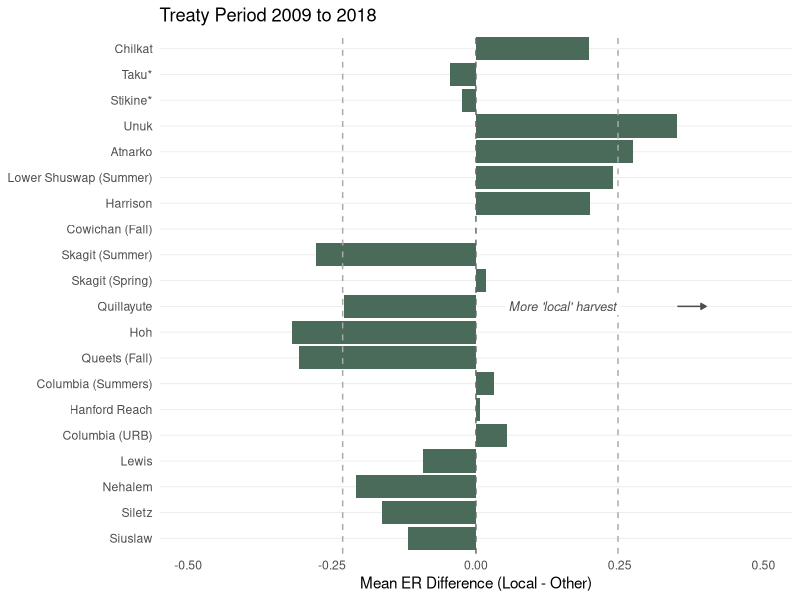
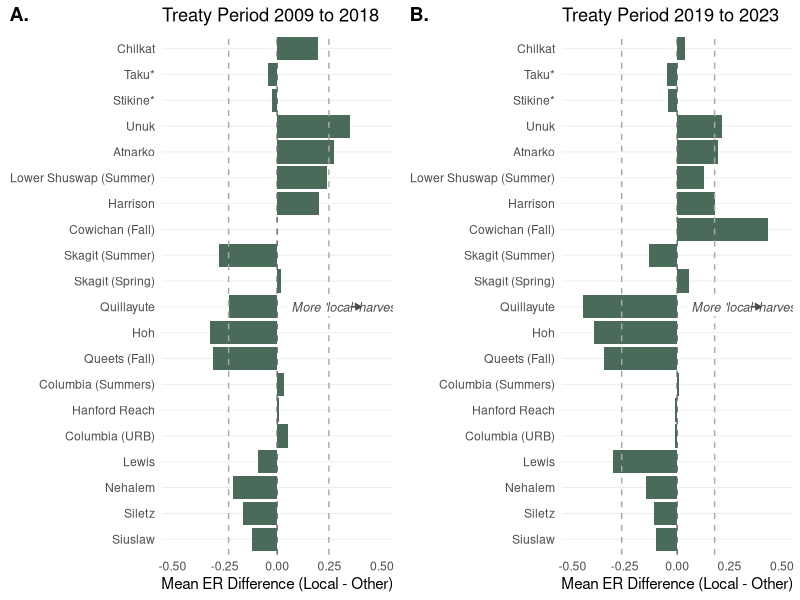

Write the R code that produced these figures, in order.
library(here)
library(tidyverse)
 
# PSC Chinook CWT indicator stocks: local ("home") vs away exploitation rate

# This script uses the PSC/CTC Appendix C calendar-year
# mortality distributions (adult-equivalent, AEQ) to compare, for each
# indicator stock and year, how much of its total exploitation rate (ER)
# was taken by fisheries in its "local" jurisdiction vs fisheries in non-local
# jurisdictions.  
 
data <- read_csv(here("data/PSC_CTC_Chinook_master_table_long.csv"))

unique(data[c("population", "region")])

# Home jurisdiction for each of the 20 indicator stocks ----------------
# Stikine, Taku rivers originate mostly in BC even though their
# mouths (and terminal fisheries) are in Southeast Alaska, so, their home
# jurisdiction is coded as British Columbia (flagged with * in plot labels because they are transboundary).
# Columbia River stocks are coded Washington due to the specific stocks included. 

home_lookup <- tribble(
  ~population,                      ~home_jurisdiction,     ~population_clean,
  "Chilkat River",                  "Alaska",               "Chilkat",
  "Unuk River",                     "Alaska",               "Unuk",
  "Stikine River",                  "British Columbia",     "Stikine*",
  "Taku River",                     "British Columbia",     "Taku*",
  "Atnarko River",                  "British Columbia",     "Atnarko",
  "Cowichan River Fall",            "British Columbia",     "Cowichan (Fall)",
  "Harrison River",                 "British Columbia",     "Harrison",
  "Lower Shuswap River Summer",     "British Columbia",     "Lower Shuswap (Summer)",
  "Hoh",                            "Washington",           "Hoh",
  "Queets Fall Fingerling",         "Washington",           "Queets (Fall)",
  "Quillayute",                     "Washington",           "Quillayute",
  "Skagit Spring Fingerling",       "Washington",           "Skagit (Spring)",
  "Skagit Summer Fingerling",       "Washington",           "Skagit (Summer)",
  "Columbia River Summers",         "Washington",           "Columbia (Summers)",
  "Columbia River Upriver Bright",  "Washington",           "Columbia (URB)",
  "Hanford Wild Brights",           "Washington",           "Hanford Reach",
  "Lewis River Wild",               "Washington",           "Lewis",
  "Nehalem",                        "Oregon",                "Nehalem",
  "Siletz",                         "Oregon",                "Siletz",
  "Siuslaw",                        "Oregon",                "Siuslaw"
)

stopifnot(setequal(home_lookup$population, unique(data$population)))

region_group_lookup <- tribble(
  ~home_jurisdiction,   ~region_group,
  "Alaska",             "AK",
  "British Columbia",   "BC",
  "Washington",         "WA",
  "Oregon",             "OR"
) %>% 
  mutate(region_group = factor(region_group, levels = c("AK", "BC", "WA", "OR")))

#   Fishery jurisdiction =============
# Map the fishery to jurisdiction that catches the fish. 

fishery_jurisdiction_lookup <- tribble(
  ~fishery,       ~fishery_jurisdiction,
  "seak_t",       "Alaska",
  "seak_n",       "Alaska",
  "seak_s",       "Alaska",
  "seakterm_t",   "Alaska",
  "seakterm_n",   "Alaska",
  "seakterm_s",   "Alaska",
  "nbc_t",        "British Columbia",
  "nbc_s",        "British Columbia",
  "wcvi_t",       "British Columbia",
  "wcvi_s",       "British Columbia",
  "nbcis_t",      "British Columbia",
  "nbcis_n",      "British Columbia",
  "nbcis_s",      "British Columbia",
  "sbcis_t",      "British Columbia",
  "sbcis_n",      "British Columbia",
  "sbcis_s",      "British Columbia",
  "canterm_n",    "British Columbia",
  "canterm_s",    "British Columbia",
  "nfalc_t",      "Washington",
  "nfalc_s",      "Washington",
  "wac_n",        "Washington",
  "ps_n",         "Washington",
  "ps_s",         "Washington",
  "sfalc_t",      "Oregon",
  "sfalc_s",      "Oregon"
)

# US terminal (`usterm_*`) catching jurisdiction by population. 
usterm_jurisdiction_lookup <- home_lookup %>%
  mutate(usterm_jurisdiction = case_when(
    population %in% c("Chilkat River", "Unuk River", "Stikine River", "Taku River") ~ "Alaska",
    home_jurisdiction == "British Columbia" ~ "Washington",  # boundary-area US interception of BC-origin fish
    TRUE ~ home_jurisdiction                                  # WA/OR/Columbia stocks: usterm = home-state terminal catch
  )) %>%
  dplyr::select(population, usterm_jurisdiction)

fishery_cols <- data %>%
  dplyr::select(starts_with("n_"), -n_stray, -n_esc_pct) %>%
  names()

catch_long <- data %>%
  dplyr::select(population, region, calendar_year, river_mouth_lat, escapement, total_er, all_of(fishery_cols)) %>%
  pivot_longer(all_of(fishery_cols), names_to = "fishery", values_to = "mort_frac") %>%
  dplyr::mutate(fishery = str_remove(fishery, "^n_")) %>%
  filter(!is.na(mort_frac), mort_frac != 0) %>%
  left_join(fishery_jurisdiction_lookup, by = "fishery") %>%
  left_join(usterm_jurisdiction_lookup, by = "population") %>%
  dplyr::mutate(fishery_jurisdiction = if_else(str_starts(fishery, "usterm"), usterm_jurisdiction, fishery_jurisdiction)) %>%
  dplyr::select(-usterm_jurisdiction) %>%
  left_join(home_lookup, by = "population") %>%
  dplyr::mutate(is_home = fishery_jurisdiction == home_jurisdiction)

## Per-stock, annual local vs away exploitation rate  ====== 
yearly_ratios <- catch_long %>%
  group_by(population, population_clean, home_jurisdiction, river_mouth_lat, calendar_year) %>%
  summarise(
    local_ER = sum(mort_frac[is_home], na.rm = TRUE),
    other_ER = sum(mort_frac[!is_home], na.rm = TRUE),
    .groups = "drop"
  ) %>%
  rename(year = calendar_year) %>%
  dplyr::mutate(
    TM = local_ER + other_ER,
    local_harvest_ratio = local_ER / TM,
    away_harvest_ratio  = other_ER / TM
  ) %>%
  arrange(population, year)

# 2024 is dropped: only 8 of 20 stocks had complete mortality distributions
# reported at the time this table was pulled.
yearly_ratios <- yearly_ratios %>% filter(year >= 2000, year <= 2023)
 
# Treaty Period 1: 2009-2018 =============================================================================
er_diff_data_p1 <- yearly_ratios %>%
  filter(year >= 2009, year <= 2018) %>%
  group_by(population, population_clean, home_jurisdiction, river_mouth_lat) %>%
  summarise(
    mean_local_ER = mean(local_ER, na.rm = TRUE),
    mean_other_ER = mean(other_ER, na.rm = TRUE),
    SD_local_ER = sd(local_ER, na.rm = TRUE),
    SD_other_ER = sd(other_ER, na.rm = TRUE),
    ER_diff = mean_local_ER - mean_other_ER,
    .groups = "drop"
  ) %>%
  left_join(region_group_lookup, by = "home_jurisdiction")

# Flag using +/- 1 SD of ER_diff within this period's own distribution
p1_stats <- er_diff_data_p1 %>%
  summarise(mean_ER_diff = mean(ER_diff, na.rm = TRUE), sd_ER_diff = sd(ER_diff, na.rm = TRUE))

er_diff_data_p1 <- er_diff_data_p1 %>%
  dplyr::mutate(
    er_diff_pct = ER_diff * 100,
    er_flag = case_when(
      ER_diff < (p1_stats$mean_ER_diff - p1_stats$sd_ER_diff) ~ "External >> Local (< -1 SD)",
      ER_diff > (p1_stats$mean_ER_diff + p1_stats$sd_ER_diff) ~ "Local >> External (> +1 SD)",
      TRUE ~ "Approximately Equal (+/- 1 SD)"
    ),
    er_flag = factor(er_flag, levels = c(
      "Local >> External (> +1 SD)",
      "Approximately Equal (+/- 1 SD)",
      "External >> Local (< -1 SD)"
    ))
  )

er_diff_data_p1 %>% count(er_flag)

a <- ggplot(er_diff_data_p1, aes(x = ER_diff, y = fct_reorder(population_clean, river_mouth_lat))) +
  geom_col(fill = "#4A6B5A") +
  geom_vline(xintercept = 0, linetype = "dashed", color = "gray40") +
  geom_vline(xintercept = p1_stats$mean_ER_diff - p1_stats$sd_ER_diff, linetype = "dashed", color = "darkgray") +
  geom_vline(xintercept = p1_stats$mean_ER_diff + p1_stats$sd_ER_diff, linetype = "dashed", color = "darkgray") +
  labs(
    title = "Treaty Period 2009 to 2018",
    x = "Mean ER Difference (Local - Other)",
    y = NULL
  ) +
  theme_minimal() +
  theme(
    panel.grid.minor = element_blank(),
    panel.grid.major.x = element_blank(),
    panel.grid.major.y = element_line(color = "grey92", linewidth = 0.3)
  ) +
  annotate("label", x = 0.05, y = 10, label = "More 'local' harvest",
           hjust = 0, size = 3.2, fontface = "italic",
           fill = "white", color = "gray30", label.size = 0) +
  annotate("segment", x = 0.35, xend = 0.4, y = 10, yend = 10,
           arrow = arrow(length = unit(0.15, "cm"), type = "closed"),
           color = "gray30", linewidth = 0.5) +
  scale_x_continuous(limits = c(-0.5, 0.5))
a

# Treaty Period 2: 2019 - 2023 (2024 removed) =============================================================================
er_diff_data_p2 <- yearly_ratios %>%
  filter(year >= 2019) %>%
  group_by(population, population_clean, home_jurisdiction, river_mouth_lat) %>%
  summarise(
    mean_local_ER = mean(local_ER, na.rm = TRUE),
    mean_other_ER = mean(other_ER, na.rm = TRUE),
    SD_local_ER = sd(local_ER, na.rm = TRUE),
    SD_other_ER = sd(other_ER, na.rm = TRUE),
    ER_diff = mean_local_ER - mean_other_ER,
    .groups = "drop"
  ) %>%
  left_join(region_group_lookup, by = "home_jurisdiction")

p2_stats <- er_diff_data_p2 %>%
  summarise(mean_ER_diff = mean(ER_diff, na.rm = TRUE), sd_ER_diff = sd(ER_diff, na.rm = TRUE))

er_diff_data_p2 <- er_diff_data_p2 %>%
  mutate(
    er_diff_pct = ER_diff * 100,
    er_flag = case_when(
      ER_diff < (p2_stats$mean_ER_diff - p2_stats$sd_ER_diff) ~ "External >> Local (< -1 SD)",
      ER_diff > (p2_stats$mean_ER_diff + p2_stats$sd_ER_diff) ~ "Local >> External (> +1 SD)",
      TRUE ~ "Approximately Equal (+/- 1 SD)"
    ),
    er_flag = factor(er_flag, levels = c(
      "Local >> External (> +1 SD)",
      "Approximately Equal (+/- 1 SD)",
      "External >> Local (< -1 SD)"
    ))
  )

er_diff_data_p2 %>% count(er_flag)

b <- ggplot(er_diff_data_p2, aes(x = ER_diff, y = fct_reorder(population_clean, river_mouth_lat))) +
  geom_col(fill = "#4A6B5A") +
  geom_vline(xintercept = 0, linetype = "dashed", color = "gray40") +
  geom_vline(xintercept = p2_stats$mean_ER_diff - p2_stats$sd_ER_diff, linetype = "dashed", color = "darkgray") +
  geom_vline(xintercept = p2_stats$mean_ER_diff + p2_stats$sd_ER_diff, linetype = "dashed", color = "darkgray") +
  labs(
    title = "Treaty Period 2019 to 2023",
    x = "Mean ER Difference (Local - Other)",
    y = NULL
  ) +
  theme_minimal() +
  theme(
    panel.grid.minor = element_blank(),
    panel.grid.major.x = element_blank(),
    panel.grid.major.y = element_line(color = "grey92", linewidth = 0.3)
  ) +
  annotate("label", x = 0.05, y = 10, label = "More 'local' harvest",
           hjust = 0, size = 3.2, fontface = "italic",
           fill = "white", color = "gray30", label.size = 0) +
  annotate("segment", x = 0.35, xend = 0.4, y = 10, yend = 10,
           arrow = arrow(length = unit(0.15, "cm"), type = "closed"),
           color = "gray30", linewidth = 0.5) +
  scale_x_continuous(limits = c(-0.5, 0.5))
 

fig_2 <- ggpubr::ggarrange(a, b, labels = c("A.", "B."), ncol = 2)
 
ggsave("output/plots/Figure_2.jpeg", fig_2, width = 12, height = 7)
